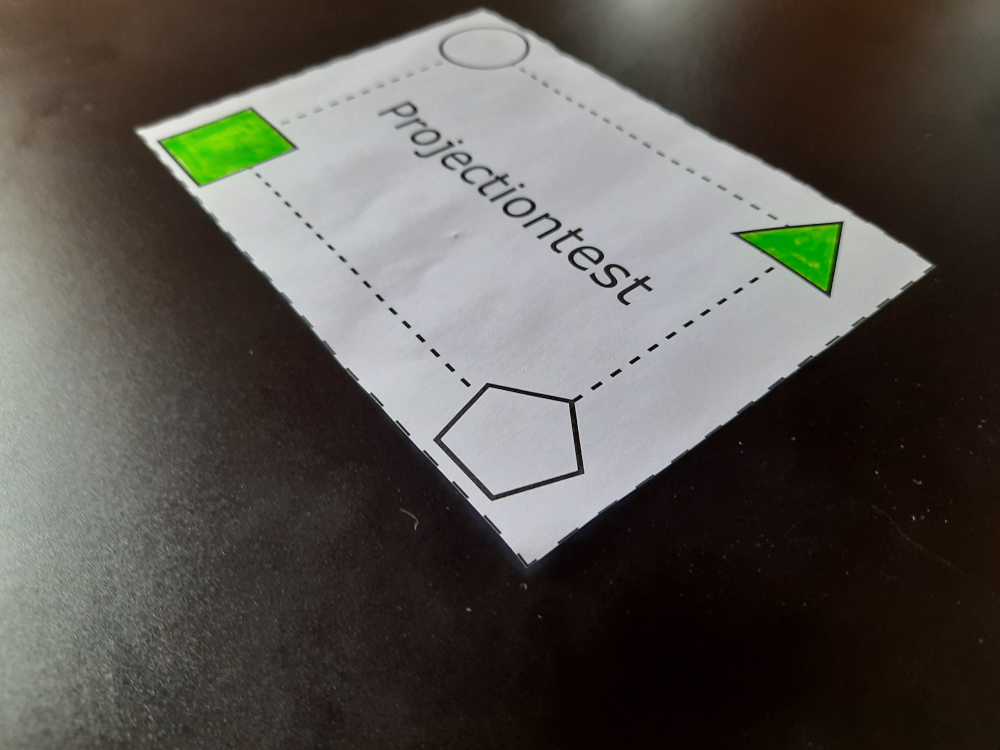
#> input picture 01_downloaded_tweetimgs/test_20200514_02.jpg, 4000 x 3000 px (shown at 1/4 size)
$ python -i test_canny.py   (imports and definitions only)
#> lines starting #> are read from the running program, lines starting #| are printed output that depends on the picture; after the words box and inside, x2 and y2 are one past the last pixel; in counts of white or black regions, pixels touching at a corner belong together
#> further down, picture is the input picture: shape (3000, 4000, 3); mean B, G, R 80.9, 86.2, 89.9
import numpy as np
import argparse
import glob
import cv2
from matplotlib import pyplot as plt


# import the necessary packages

def rescale(img_process, scale_percent=20):
#> called with scale_percent = 20
    width = int(img_process.shape[1] * scale_percent / 100)
#> width = 800
    height = int(img_process.shape[0] * scale_percent / 100)
#> height = 600
    dim = (width, height)
#> dim = (800, 600)
    invdim = np.array([img_process.shape[1]/width, img_process.shape[0]/height])
#> invdim = [5, 5]

    res = cv2.resize(img_process,dim)
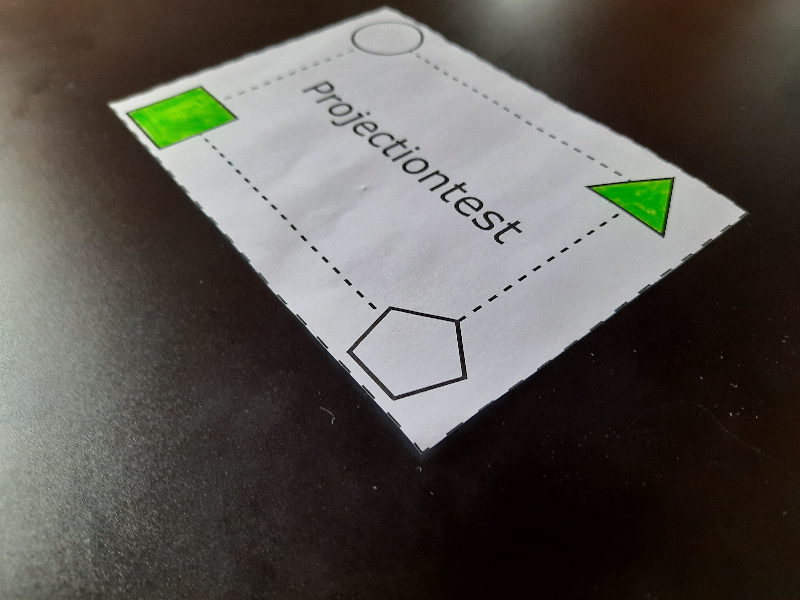
#> res: shape (600, 800, 3); mean B, G, R 80.9, 86.2, 89.9
    return (res, invdim)

def auto_canny(image, sigma=0.33):
	# compute the median of the single channel pixel intensities
#> called with sigma = 0.5
	v = np.median(image)
#> v = 58
	# apply automatic Canny edge detection using the computed median
	lower = int(max(0, (1.0 - sigma) * v))
#> lower = 29
	upper = int(min(255, (1.0 + sigma) * v))
#> upper = 87
	edged = cv2.Canny(image, lower, upper)
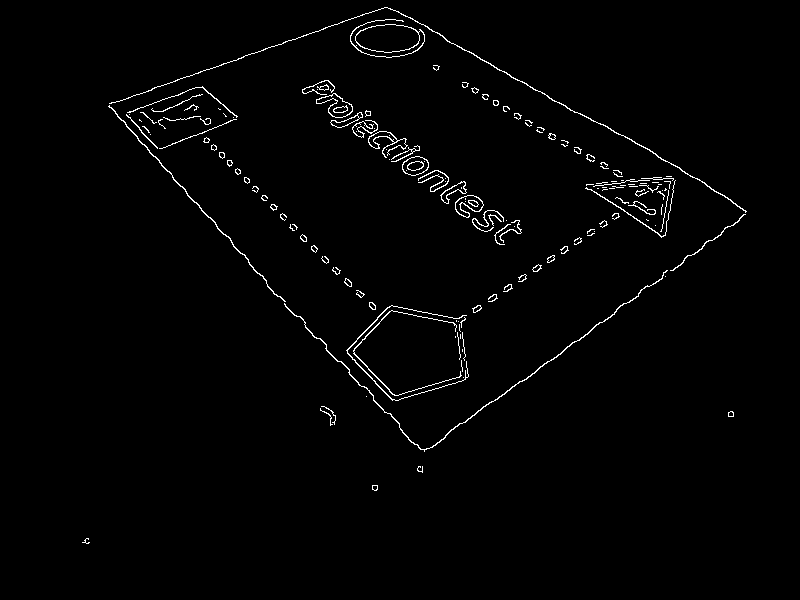
#> edged: shape (600, 800); 1.5% white in thin lines or dots, all inside (x1, y1, x2, y2) = (82, 7, 747, 544)
	# return the edged image
	return edged


def process(img):
    img, _ = rescale(img, scale_percent=20)

    img = cv2.blur(img, (5,5))

    edges = auto_canny(img,sigma=.5)


    plt.subplot(121),plt.imshow(img,cmap = 'gray')
    plt.title('Original Image'), plt.xticks([]), plt.yticks([])
    plt.subplot(122),plt.imshow(edges,cmap = 'gray')
    plt.title('Edge Image'), plt.xticks([]), plt.yticks([])

    plt.show()
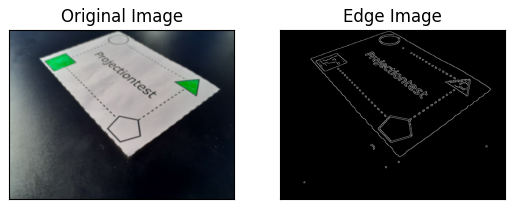
#> figure drawn by matplotlib, 2 panels; B, G, R data is drawn as R, G, B


g = []
# [11 lines not run here, left out]

>>> import cv2
>>> picture = cv2.imread('../01_downloaded_tweetimgs/test_20200514_02.jpg')
>>> result = process(picture)
